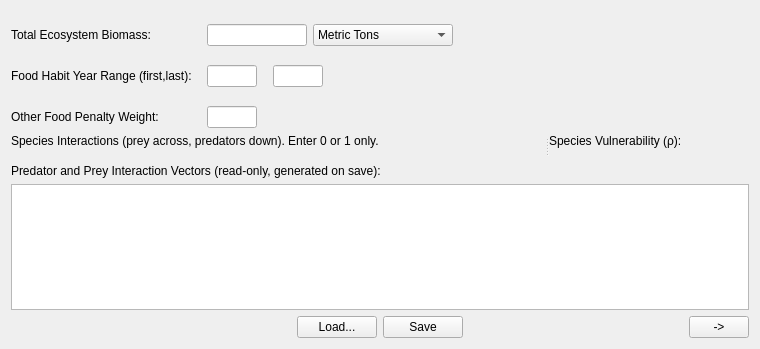
<?xml version="1.0" encoding="UTF-8"?>
<ui version="4.0">
 <class>Form</class>
 <widget class="QWidget" name="Form">
  <property name="geometry">
   <rect>
    <x>0</x>
    <y>0</y>
    <width>760</width>
    <height>349</height>
   </rect>
  </property>
  <property name="sizePolicy">
   <sizepolicy hsizetype="Preferred" vsizetype="Preferred">
    <horstretch>0</horstretch>
    <verstretch>0</verstretch>
   </sizepolicy>
  </property>
  <property name="windowTitle">
   <string>Form</string>
  </property>
  <layout class="QVBoxLayout" name="verticalLayout_3">
   <item>
    <spacer name="verticalSpacer">
     <property name="orientation">
      <enum>Qt::Vertical</enum>
     </property>
     <property name="sizeType">
      <enum>QSizePolicy::Fixed</enum>
     </property>
     <property name="sizeHint" stdset="0">
      <size>
       <width>20</width>
       <height>13</height>
      </size>
     </property>
    </spacer>
   </item>
   <item>
    <layout class="QHBoxLayout" name="horizontalLayout_2">
     <item>
      <widget class="QLabel" name="label_7">
       <property name="sizePolicy">
        <sizepolicy hsizetype="Fixed" vsizetype="Preferred">
         <horstretch>0</horstretch>
         <verstretch>0</verstretch>
        </sizepolicy>
       </property>
       <property name="minimumSize">
        <size>
         <width>190</width>
         <height>0</height>
        </size>
       </property>
       <property name="maximumSize">
        <size>
         <width>190</width>
         <height>16777215</height>
        </size>
       </property>
       <property name="text">
        <string>Total Ecosystem Biomass:</string>
       </property>
      </widget>
     </item>
     <item>
      <widget class="QLineEdit" name="MSCAA_Tab1_TotalBiomassLE">
       <property name="sizePolicy">
        <sizepolicy hsizetype="Fixed" vsizetype="Fixed">
         <horstretch>0</horstretch>
         <verstretch>0</verstretch>
        </sizepolicy>
       </property>
       <property name="minimumSize">
        <size>
         <width>100</width>
         <height>0</height>
        </size>
       </property>
       <property name="maximumSize">
        <size>
         <width>100</width>
         <height>16777215</height>
        </size>
       </property>
       <property name="alignment">
        <set>Qt::AlignRight|Qt::AlignTrailing|Qt::AlignVCenter</set>
       </property>
      </widget>
     </item>
     <item>
      <widget class="QComboBox" name="MSCAA_Tab1_UnitsCMB">
       <property name="sizePolicy">
        <sizepolicy hsizetype="Fixed" vsizetype="Fixed">
         <horstretch>0</horstretch>
         <verstretch>0</verstretch>
        </sizepolicy>
       </property>
       <property name="minimumSize">
        <size>
         <width>140</width>
         <height>0</height>
        </size>
       </property>
       <property name="maximumSize">
        <size>
         <width>140</width>
         <height>16777215</height>
        </size>
       </property>
       <property name="currentIndex">
        <number>0</number>
       </property>
       <item>
        <property name="text">
         <string>Metric Tons</string>
        </property>
       </item>
       <item>
        <property name="text">
         <string>000 Metric Tons</string>
        </property>
       </item>
       <item>
        <property name="text">
         <string>000 000 Metric Tons</string>
        </property>
       </item>
      </widget>
     </item>
     <item>
      <spacer name="horizontalSpacer_6">
       <property name="orientation">
        <enum>Qt::Horizontal</enum>
       </property>
       <property name="sizeHint" stdset="0">
        <size>
         <width>40</width>
         <height>20</height>
        </size>
       </property>
      </spacer>
     </item>
    </layout>
   </item>
   <item>
    <spacer name="verticalSpacer_2">
     <property name="orientation">
      <enum>Qt::Vertical</enum>
     </property>
     <property name="sizeType">
      <enum>QSizePolicy::Fixed</enum>
     </property>
     <property name="sizeHint" stdset="0">
      <size>
       <width>20</width>
       <height>13</height>
      </size>
     </property>
    </spacer>
   </item>
   <item>
    <layout class="QHBoxLayout" name="horizontalLayout">
     <item>
      <widget class="QLabel" name="label_8">
       <property name="sizePolicy">
        <sizepolicy hsizetype="Fixed" vsizetype="Preferred">
         <horstretch>0</horstretch>
         <verstretch>0</verstretch>
        </sizepolicy>
       </property>
       <property name="minimumSize">
        <size>
         <width>190</width>
         <height>0</height>
        </size>
       </property>
       <property name="maximumSize">
        <size>
         <width>190</width>
         <height>16777215</height>
        </size>
       </property>
       <property name="text">
        <string>Food Habit Year Range (first,last):</string>
       </property>
      </widget>
     </item>
     <item>
      <widget class="QLineEdit" name="MSCAA_Tab1_FirstYearLE">
       <property name="minimumSize">
        <size>
         <width>50</width>
         <height>0</height>
        </size>
       </property>
       <property name="maximumSize">
        <size>
         <width>50</width>
         <height>16777215</height>
        </size>
       </property>
      </widget>
     </item>
     <item>
      <spacer name="horizontalSpacer_8">
       <property name="orientation">
        <enum>Qt::Horizontal</enum>
       </property>
       <property name="sizeType">
        <enum>QSizePolicy::Fixed</enum>
       </property>
       <property name="sizeHint" stdset="0">
        <size>
         <width>10</width>
         <height>20</height>
        </size>
       </property>
      </spacer>
     </item>
     <item>
      <widget class="QLineEdit" name="MSCAA_Tab1_LastYearLE">
       <property name="sizePolicy">
        <sizepolicy hsizetype="Minimum" vsizetype="Fixed">
         <horstretch>0</horstretch>
         <verstretch>0</verstretch>
        </sizepolicy>
       </property>
       <property name="minimumSize">
        <size>
         <width>50</width>
         <height>0</height>
        </size>
       </property>
       <property name="maximumSize">
        <size>
         <width>50</width>
         <height>16777215</height>
        </size>
       </property>
      </widget>
     </item>
     <item>
      <spacer name="horizontalSpacer_7">
       <property name="orientation">
        <enum>Qt::Horizontal</enum>
       </property>
       <property name="sizeHint" stdset="0">
        <size>
         <width>40</width>
         <height>20</height>
        </size>
       </property>
      </spacer>
     </item>
    </layout>
   </item>
   <item>
    <spacer name="verticalSpacer_4">
     <property name="orientation">
      <enum>Qt::Vertical</enum>
     </property>
     <property name="sizeType">
      <enum>QSizePolicy::Fixed</enum>
     </property>
     <property name="sizeHint" stdset="0">
      <size>
       <width>20</width>
       <height>13</height>
      </size>
     </property>
    </spacer>
   </item>
   <item>
    <layout class="QHBoxLayout" name="horizontalLayout_3">
     <item>
      <widget class="QLabel" name="label_9">
       <property name="sizePolicy">
        <sizepolicy hsizetype="Fixed" vsizetype="Preferred">
         <horstretch>0</horstretch>
         <verstretch>0</verstretch>
        </sizepolicy>
       </property>
       <property name="minimumSize">
        <size>
         <width>190</width>
         <height>0</height>
        </size>
       </property>
       <property name="maximumSize">
        <size>
         <width>190</width>
         <height>16777215</height>
        </size>
       </property>
       <property name="text">
        <string>Other Food Penalty Weight:</string>
       </property>
      </widget>
     </item>
     <item>
      <widget class="QLineEdit" name="MSCAA_Tab1_OtherFoodWtLE">
       <property name="minimumSize">
        <size>
         <width>50</width>
         <height>0</height>
        </size>
       </property>
       <property name="maximumSize">
        <size>
         <width>50</width>
         <height>16777215</height>
        </size>
       </property>
       <property name="toolTip">
        <string>Other Food Penalty Weight</string>
       </property>
       <property name="statusTip">
        <string>Other Food Penalty Weight</string>
       </property>
      </widget>
     </item>
     <item>
      <spacer name="horizontalSpacer_10">
       <property name="orientation">
        <enum>Qt::Horizontal</enum>
       </property>
       <property name="sizeHint" stdset="0">
        <size>
         <width>40</width>
         <height>20</height>
        </size>
       </property>
      </spacer>
     </item>
    </layout>
   </item>
   <item>
    <widget class="QSplitter" name="splitter">
     <property name="orientation">
      <enum>Qt::Horizontal</enum>
     </property>
     <widget class="QWidget" name="layoutWidget">
      <layout class="QVBoxLayout" name="verticalLayout">
       <item>
        <widget class="QLabel" name="label">
         <property name="text">
          <string>Species Interactions (prey across, predators down). Enter 0 or 1 only.</string>
         </property>
        </widget>
       </item>
       <item>
        <layout class="QVBoxLayout" name="MSCAA_Tab1_LayoutLT"/>
       </item>
       <item>
        <spacer name="verticalSpacer_5">
         <property name="orientation">
          <enum>Qt::Vertical</enum>
         </property>
         <property name="sizeType">
          <enum>QSizePolicy::Fixed</enum>
         </property>
         <property name="sizeHint" stdset="0">
          <size>
           <width>138</width>
           <height>10</height>
          </size>
         </property>
        </spacer>
       </item>
      </layout>
     </widget>
     <widget class="QWidget" name="layoutWidget_2">
      <layout class="QVBoxLayout" name="verticalLayout_2">
       <item>
        <widget class="QLabel" name="label_3">
         <property name="toolTip">
          <string>Species Prey Vulnerability (or Species Predator Preference)</string>
         </property>
         <property name="text">
          <string>Species Vulnerability (ρ):</string>
         </property>
        </widget>
       </item>
       <item>
        <layout class="QVBoxLayout" name="MSCAA_Tab1_LayoutLT2"/>
       </item>
       <item>
        <spacer name="verticalSpacer_6">
         <property name="orientation">
          <enum>Qt::Vertical</enum>
         </property>
         <property name="sizeType">
          <enum>QSizePolicy::Fixed</enum>
         </property>
         <property name="sizeHint" stdset="0">
          <size>
           <width>138</width>
           <height>10</height>
          </size>
         </property>
        </spacer>
       </item>
      </layout>
     </widget>
    </widget>
   </item>
   <item>
    <widget class="QLabel" name="label_2">
     <property name="text">
      <string>Predator and Prey Interaction Vectors (read-only, generated on save):</string>
     </property>
    </widget>
   </item>
   <item>
    <widget class="QTableView" name="MSCAA_Tab1_PredPreyInteractionTV"/>
   </item>
   <item>
    <layout class="QHBoxLayout" name="horizontalLayout_87">
     <item>
      <spacer name="horizontalSpacer">
       <property name="orientation">
        <enum>Qt::Horizontal</enum>
       </property>
       <property name="sizeType">
        <enum>QSizePolicy::Fixed</enum>
       </property>
       <property name="sizeHint" stdset="0">
        <size>
         <width>65</width>
         <height>20</height>
        </size>
       </property>
      </spacer>
     </item>
     <item>
      <spacer name="horizontalSpacer_95">
       <property name="orientation">
        <enum>Qt::Horizontal</enum>
       </property>
       <property name="sizeHint" stdset="0">
        <size>
         <width>40</width>
         <height>20</height>
        </size>
       </property>
      </spacer>
     </item>
     <item>
      <widget class="QPushButton" name="MSCAA_Tab1_LoadPB">
       <property name="enabled">
        <bool>true</bool>
       </property>
       <property name="toolTip">
        <string>Load data for above table</string>
       </property>
       <property name="statusTip">
        <string>Load data for above table</string>
       </property>
       <property name="text">
        <string>Load...</string>
       </property>
      </widget>
     </item>
     <item>
      <widget class="QPushButton" name="MSCAA_Tab1_SavePB">
       <property name="enabled">
        <bool>true</bool>
       </property>
       <property name="toolTip">
        <string>Save data from above table</string>
       </property>
       <property name="statusTip">
        <string>Save data from above table</string>
       </property>
       <property name="text">
        <string>Save</string>
       </property>
      </widget>
     </item>
     <item>
      <spacer name="verticalSpacer_42">
       <property name="orientation">
        <enum>Qt::Horizontal</enum>
       </property>
       <property name="sizeType">
        <enum>QSizePolicy::Expanding</enum>
       </property>
       <property name="sizeHint" stdset="0">
        <size>
         <width>48</width>
         <height>20</height>
        </size>
       </property>
      </spacer>
     </item>
     <item>
      <widget class="QPushButton" name="MSCAA_Tab1_NextPB">
       <property name="sizePolicy">
        <sizepolicy hsizetype="Fixed" vsizetype="Fixed">
         <horstretch>0</horstretch>
         <verstretch>0</verstretch>
        </sizepolicy>
       </property>
       <property name="minimumSize">
        <size>
         <width>60</width>
         <height>0</height>
        </size>
       </property>
       <property name="maximumSize">
        <size>
         <width>60</width>
         <height>16777215</height>
        </size>
       </property>
       <property name="toolTip">
        <string>Go to the next page</string>
       </property>
       <property name="statusTip">
        <string>Go to the next page</string>
       </property>
       <property name="text">
        <string>-&gt;</string>
       </property>
      </widget>
     </item>
    </layout>
   </item>
  </layout>
 </widget>
 <resources/>
 <connections/>
</ui>
